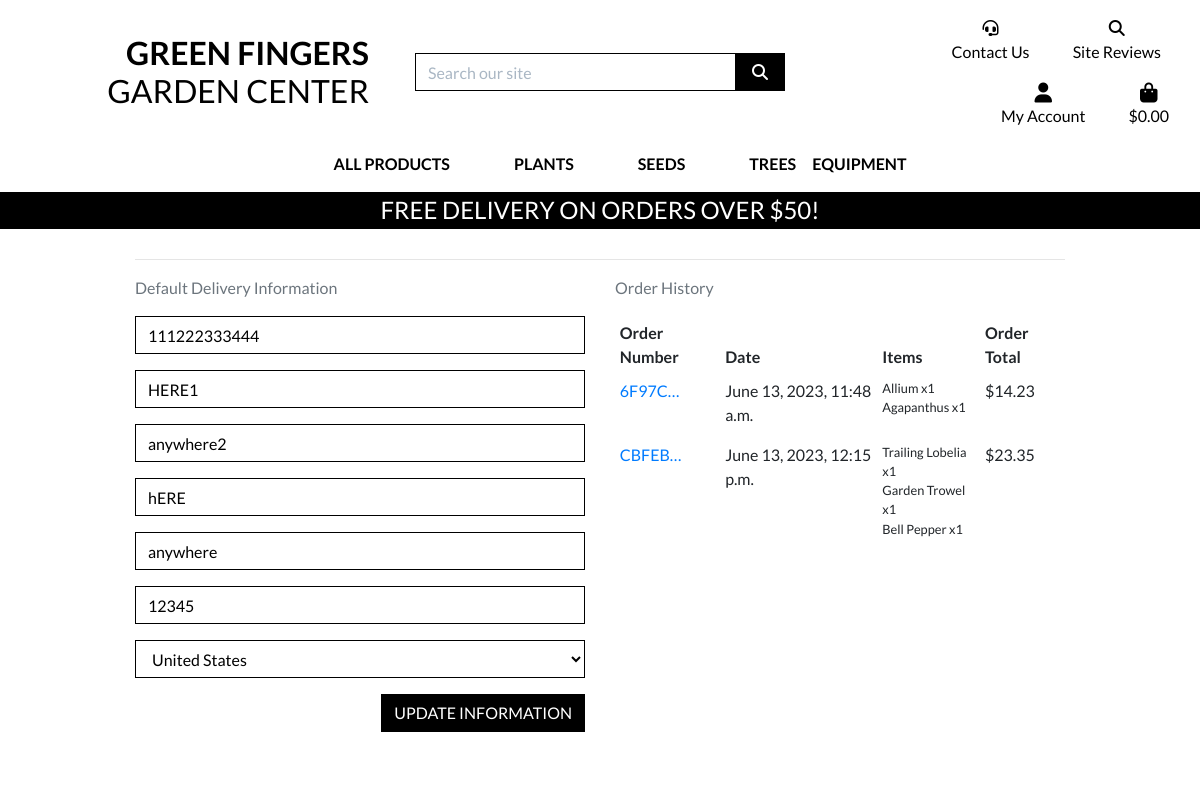
The page /profile/ (signed in) on the database as committed earlier.
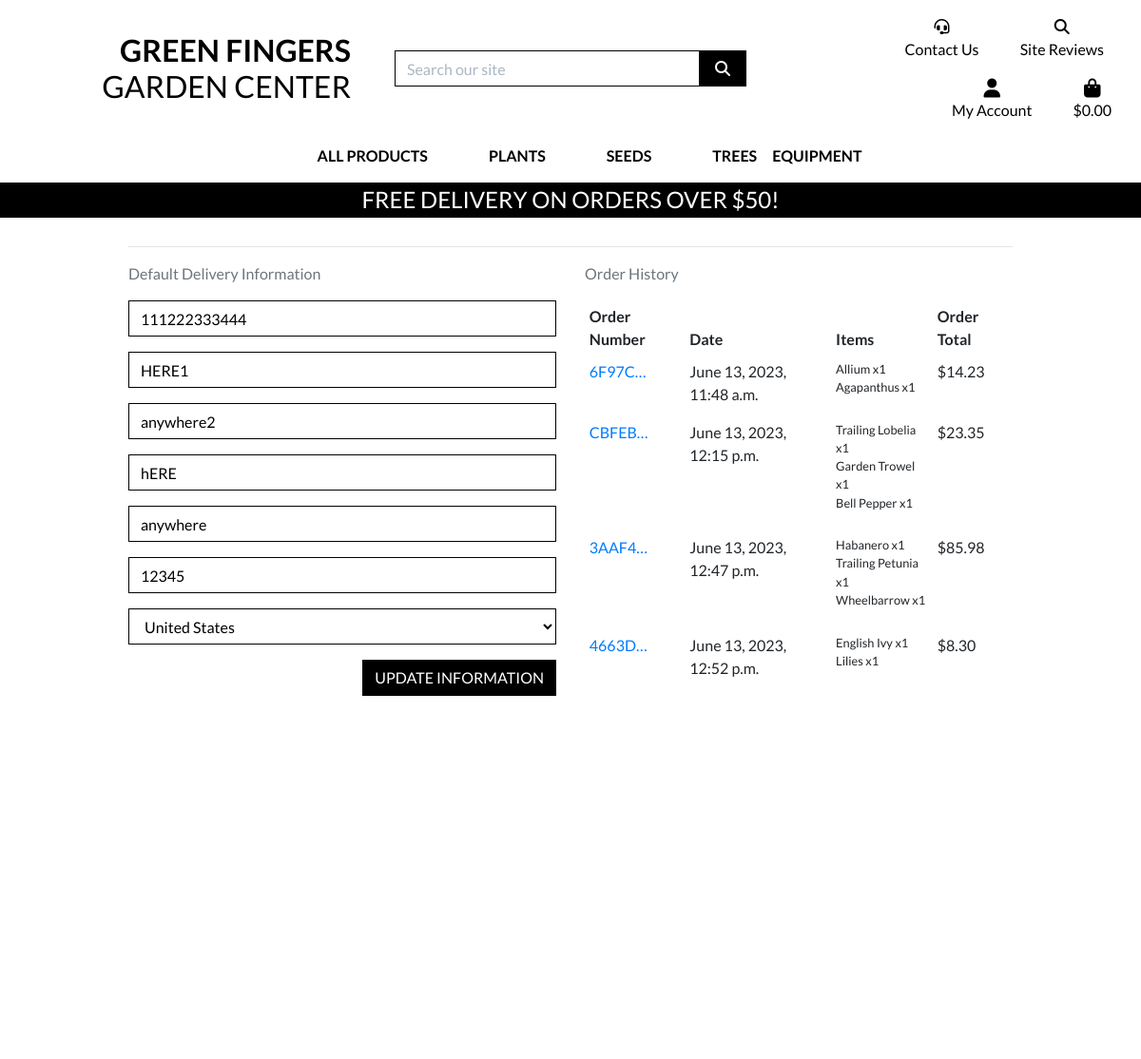
The same page on the database as committed later.
### profiles/models.py (models this page shows, shortened)
class UserProfile(models.Model):
    user = models.OneToOneField(User, on_delete=models.CASCADE)
    default_phone_number = models.CharField(max_length=20, null=True, blank=True)
    default_street_address1 = models.CharField(max_length=80, null=True, blank=True)
    default_street_address2 = models.CharField(max_length=80, null=True, blank=True)
    default_town_or_city = models.CharField(max_length=40, null=True, blank=True)
    default_county = models.CharField(max_length=80, null=True, blank=True)
    default_postcode = models.CharField(max_length=20, null=True, blank=True)
    default_country = CountryField(blank_label="Country", null=True, blank=True)

### checkout/models.py (models this page shows, shortened)
class Order(models.Model):
    order_number = models.CharField(max_length=32, null=False, editable=False)
    user_profile = models.ForeignKey(
        UserProfile,
        on_delete=models.SET_NULL,
        null=True,
        blank=True,
        related_name="orders",
    )
    full_name = models.CharField(max_length=50, null=False, blank=False)
    email = models.EmailField(max_length=254, null=False, blank=False)
    phone_number = models.CharField(max_length=20, null=False, blank=False)
    country = CountryField(blank_label="Country *", null=False, blank=False)
    postcode = models.CharField(max_length=20, null=True, blank=True)
    town_or_city = models.CharField(max_length=40, null=False, blank=False)
    street_address1 = models.CharField(max_length=80, null=False, blank=False)
    street_address2 = models.CharField(max_length=80, null=True, blank=True)
    county = models.CharField(max_length=80, null=True, blank=True)
    date = models.DateTimeField(auto_now_add=True)
    delivery_cost = models.DecimalField(
        max_digits=6, decimal_places=2, null=False, default=0
    )
    order_total = models.DecimalField(
        max_digits=10, decimal_places=2, null=False, default=0
    )
    grand_total = models.DecimalField(
        max_digits=10, decimal_places=2, null=False, default=0
    )
    original_bag = models.TextField(null=False, blank=False, default="")
    stripe_pid = models.CharField(max_length=254, null=False, blank=False, default="")

class OrderLineItem(models.Model):
    order = models.ForeignKey(
        Order,
        null=False,
        blank=False,
        on_delete=models.CASCADE,
        related_name="lineitems",
    )
    product = models.ForeignKey(
        Product, null=False, blank=False, on_delete=models.CASCADE
    )
    quantity = models.IntegerField(null=False, blank=False, default=0)
    lineitem_total = models.DecimalField(
        max_digits=6, decimal_places=2, null=False, blank=False, editable=False
    )

### products/models.py (models this page shows, shortened)
class Product(models.Model):
    category = models.ForeignKey(
        "Category", null=True, blank=True, on_delete=models.SET_NULL
    )
    sku = models.CharField(max_length=254, null=True, blank=True)
    name = models.CharField(max_length=254)
    description = models.TextField()
    instructions = models.TextField()
    price = models.DecimalField(max_digits=6, decimal_places=2)
    rating = models.DecimalField(max_digits=6, decimal_places=2, null=True, blank=True)
    image_url = models.URLField(max_length=1024, null=True, blank=True)
    image = models.ImageField(null=True, blank=True)

### profiles/views.py (the view)
# urls.py: path('profile/', include('profiles.urls')),
def profile(request):
    profile = get_object_or_404(UserProfile, user=request.user)
    if request.method == "POST":
        form = UserProfileForm(request.POST, instance=profile)
        if form.is_valid():
            form.save()
            messages.success(request, "Profile updated successfully")
        else:
            messages.error(request, "Update failed. Please ensure the form is valid.")
    else:
        form = UserProfileForm(instance=profile)
    orders = profile.orders.all()
    template = "profiles/profile.html"
    context = {"form": form, "orders": orders, "on_profile_page": True}
    return render(request, template, context)

### profiles/forms.py
class UserProfileForm(forms.ModelForm):
    class Meta:
        model = UserProfile
        exclude = ('user',)
    def __init__(self, *args, **kwargs):
        super().__init__(*args, **kwargs)
        placeholders = {
            'default_phone_number': 'Phone Number',
            'default_postcode': 'Postal Code',
            'default_town_or_city': 'Town or City',
            'default_street_address1': 'Street Address 1',
            'default_street_address2': 'Street Address 2',
            'default_county': 'County, State or Locality',
        }
        self.fields['default_phone_number'].widget.attrs['autofocus'] = True
        for field in self.fields:
            if field != 'default_country':
                if self.fields[field].required:
                    placeholder = f'{placeholders[field]} *'
                else:
                    placeholder = placeholders[field]
                self.fields[field].widget.attrs['placeholder'] = placeholder
            self.fields[field].widget.attrs['class'] = 'border-black rounded-0 profile-form-input'
            self.fields[field].label = False

### bag/contexts.py (called while the page is built, shortened)
def bag_contents(request):
    bag_items = []  # empty list for bag items to populate
    total = 0
    product_count = 0
    bag = request.session.get("bag", {})
    if total < settings.FREE_DELIVERY_THRESHOLD:
        delivery = total * Decimal(settings.STANDARD_DELIVERY_PERCENTAGE / 100)
        free_delivery_delta = settings.FREE_DELIVERY_THRESHOLD - total
    else:
        delivery = 0
        free_delivery_delta = 0
    grand_total = delivery + total
    context = {
        "bag_items": bag_items,
        "total": total,
        "product_count": product_count,
        "delivery": delivery,
        "free_delivery_delta": free_delivery_delta,
        "free_delivery_threshold": settings.FREE_DELIVERY_THRESHOLD,
        "grand_total": grand_total,
    }
    return context

### profiles/templates/profiles/profile.html (shortened to what this page needs)
{% extends "base.html" %}
{% load static %}
{% block extra_css %}
<link rel="stylesheet" href="{% static 'profiles/css/profile.css' %}">
{% endblock %}
{% block page_header %}
<div class="container header-container">
</div>
{% endblock %}
{% block content %}
<div class="overlay"></div>
<div class="container">
    <div class="row">
        <div class="col">
            <h2 class="logo-font mb-4">My Profile</h2>
            <hr>
        </div>
    </div>
    <div class="row">
        <div class="col-12 col-lg-6">
            <p class="text-muted">Default Delivery Information</p>
            <form class="mt-3" action="{% url 'profile' %}" method="POST" id="profile-update-form">
                {{ form|crispy }}
                <button class="btn btn-black rounded-0 text-uppercase float-right">Update Information</button>
            </form>
        </div>
        <div class="col-12 col-lg-6">
            <p class="text-muted">Order History</p>
            <div class="order-history table-responsive">
                <table class="table table-sm table-borderless">
                    <thead>
                        <tr>
                            <th>Order Number</th>
                            <th>Date</th>
                            <th>Items</th>
                            <th>Order Total</th>
                        </tr>
                    </thead>
                    <tbody>
                        {% for order in orders %}
                        <tr>
                            <td>
                                <a href="{% url 'order_history' order.order_number %}" title="{{ order.order_number }}">
                                    {{ order.order_number|truncatechars:6 }}
                                </a>
                            </td>
                            <td>{{ order.date }}</td>
                            <td>
                                <ul class="list-unstyled">
                                    {% for item in order.lineitems.all %}
                                    <li class="small">
                                        {{ item.product.name }} x{{ item.quantity }}
                                    </li>
                                    {% endfor %}
                                </ul>
                            </td>
                            <td>${{ order.grand_total }}</td>
                        </tr>
                        {% endfor %}
                    </tbody>
                </table>
            </div>
        </div>
    </div>
    {% endblock %}

### templates/base.html (shortened to what this page needs)
{% load static %}
<!doctype html>
<html lang="en">
<head>
    {% block corecss %}
    <link rel="stylesheet" href="https://stackpath.bootstrapcdn.com/bootstrap/4.4.1/css/bootstrap.min.css"
>
    <link rel="stylesheet" href="{% static 'css/base.css' %}">
    {% endblock %}
    {% block extra_css %}
    {% endblock %}
</head>
<body>
    <header class="container-fluid fixed-top">
        <div id="topnav" class="row bg-white pt-lg-2 d-none d-lg-flex">
            <div class="col-12 col-lg-4 my-auto py-1 py-lg-0 text-center text-lg-right">
                <a href="{% url 'home' %}" class="nav-link main-logo-link">
                    <h2 class="logo-font text-black my-0"><strong>Green Fingers</strong> Garden Center</h2>
                </a>
            </div>
            <div class="col-12 col-lg-4 my-auto py-1 py-lg-0">
                <form method="GET" action="{% url 'products' %}">
                    <div class="input-group w-100">
                        <input class="form-control border border-black rounded-0" type="text" name="q"
                            placeholder="Search our site">
                        <div class="input-group-append">
                            <button class="form-control btn btn-black border border-black rounded-0" type="submit">
                                <span class="icon">
                                    <i class="fas fa-search"></i>
                                </span>
                            </button>
                        </div>
                    </div>
                </form>
            </div>
            <div class="col-12 col-lg-4 my-auto py-1 py-lg-0">
                <ul class="list-inline list-unstyled text-center text-lg-right my-0">
                    <li class="list-inline-item dropdown">
                        <a class="text-black nav-link " href="{% url 'make_enquiry' %}" id="user-contact"
                            aria-haspopup="true" aria-expanded="false">
                            <div class="text-center">
                                <div><i class="fa-solid fa-headset"></i></div>
                                <p class="my-0">Contact Us</p>
                            </div>
                        </a>
                    </li>
                    <li class="list-inline-item dropdown">
                        <a class="text-black nav-link " href="#" id="user-reviews" data-toggle="dropdown"
                            aria-haspopup="true" aria-expanded="false">
                            <div class="text-center">
                                <div><i class="fa-solid fa-magnifying-glass"></i></div>
                                <p class="my-0">Site Reviews</p>
                            </div>
                        </a>
                    </li>
                    <li class="list-inline-item dropdown">
                        <a class="text-black nav-link" href="#" id="user-options" data-toggle="dropdown"
                            aria-haspopup="true" aria-expanded="false">
                            <div class="text-center">
                                <div><i class="fas fa-user fa-lg"></i></div>
                                <p class="my-0">My Account</p>
                            </div>
                        </a>
                    </li>
                    <li class="list-inline-item">
                        <a class="{% if grand_total %}text-info font-weight-bold{% else %}text-black{% endif %} nav-link"
                            href="{% url 'view_bag' %}">
                            <div class="text-center">
                                <div><i class="fas fa-shopping-bag fa-lg"></i></div>
                                <p class="my-0">
                                    {% if grand_total %}
                                    ${{ grand_total|floatformat:2 }}
                                    {% else %}
                                    $0.00
                                    {% endif %}
                                </p>
                            </div>
                        </a>
                    </li>
                </ul>
            </div>
        </div>
        <div class="row bg-white">
            <nav class="navbar navbar-expand-lg navbar-light w-100">
                {% include 'includes/main-nav.html' %}
            </nav>
        </div>
        <div id="delivery-banner" class="row text-center">
            <div class="col bg-black text-white">
                <h4 class="logo-font my-1">Free delivery on orders over ${{ free_delivery_threshold }}!</h4>
            </div>
        </div>
    </header>
    {% block page_header %}
    {% endblock %}
    {% block content %}
    {% endblock %}
</body>
</html>

### templates/includes/main-nav.html (shortened to what this page needs)
<div class="collapse navbar-collapse" id="main-nav">
    <ul class="navbar-nav w-auto mx-auto">
        <li class="nav-item dropdown">
            <a class="logo-font font-weight-bold nav-link text-black mr-5" href="#" id="all-products-link"
                data-toggle="dropdown" aria-haspopup="true" aria-expanded="false">
                All Products
            </a>
        </li>
        <li class="nav-item dropdown">
            <a class="logo-font font-weight-bold nav-link text-black mr-5" href="#" id="plant-link"
                data-toggle="dropdown" aria-haspopup="true" aria-expanded="false">
                Plants
            </a>
        </li>
        <li class="nav-item dropdown">
            <a class="logo-font font-weight-bold nav-link text-black mr-5" href="#" id="seeds-link"
                data-toggle="dropdown" aria-haspopup="true" aria-expanded="false">
                Seeds
            </a>
        </li>
        <li class="nav-item dropdown">
            <a class="logo-font font-weight-bold nav-link text-black" href="#" id="trees-link" data-toggle="dropdown"
                aria-haspopup="true" aria-expanded="false">
                Trees
            </a>
        </li>
        <li class="nav-item dropdown">
            <a class="logo-font font-weight-bold nav-link text-black" href="#" id="equipment-link"
                data-toggle="dropdown" aria-haspopup="true" aria-expanded="false">
                Equipment
            </a>
        </li>
    </ul>
</div>

### static/css/base.css (style rules this page uses)
html { height: 100%; }
body { background: url('/media/background_image.jpg') no-repeat center center fixed; background-size: cover; height: calc(100vh - 164px); color: #555; font-family: 'Lato'; }
.icon { align-items: center; display: inline-flex; justify-content: center; height: 1.5rem; width: 1.5rem; }
.logo-font { text-transform: uppercase; }
.main-logo-link { width: fit-content; }
.btn-black { background: black; color: white; }
.text-black { color: #000 !important; }
.border-black { border: 1px solid black !important; }
.bg-black { background: #000 !important; }
.overlay { height: 100%; width: 100%; top: 0; left: 0; position: fixed; background: white; z-index: -1; }
input[name='q']::placeholder { color: #aab7c4; }
@media (min-width: 1200px) { .container { max-width: 80%; } }
@media (min-width: 992px) { .header-container { padding-top: 164px; } }

### profiles/static/profiles/css/profile.css (style rules this page uses)
.order-history { max-height: 416px; overflow-y: auto; }
#profile-update-form .form-control { color: #000; }
#profile-update-form input::placeholder { color: #aab7c4; }
#id_default_country, #id_default_country option:not(:first-child) { color: #000; }

Rows that differ between the two databases and show on the page:
added Order: order_number "3AAF4…", date "June 13, 2023, 12:47 p.m.", grand_total "85.98"
added OrderLineItem: product.name "Habanero", quantity "1", shown under "3AAF4…"
added OrderLineItem: product.name "Trailing Petunia", quantity "1", shown under "3AAF4…"
added OrderLineItem: product.name "Wheelbarrow", quantity "1", shown under "3AAF4…"
added Order: order_number "4663D…", date "June 13, 2023, 12:52 p.m.", grand_total "8.30"
added OrderLineItem: product.name "English Ivy", quantity "1", shown under "4663D…"
added OrderLineItem: product.name "Lilies", quantity "1", shown under "4663D…"
